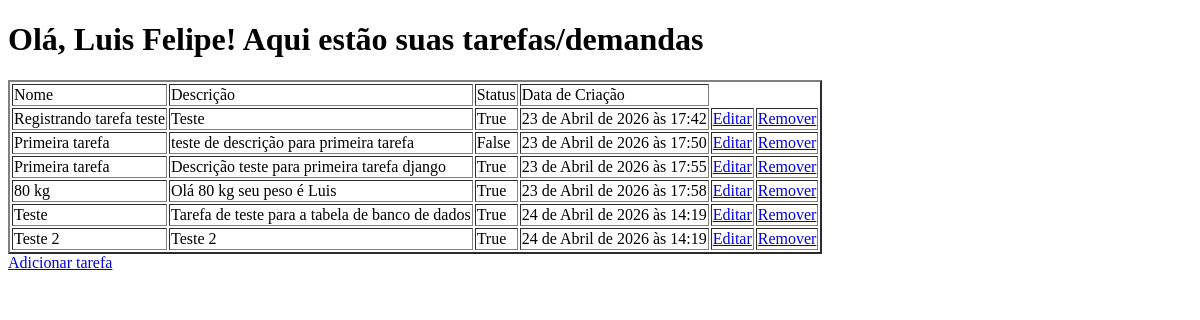
Page /tarefas/ on the earlier database version.
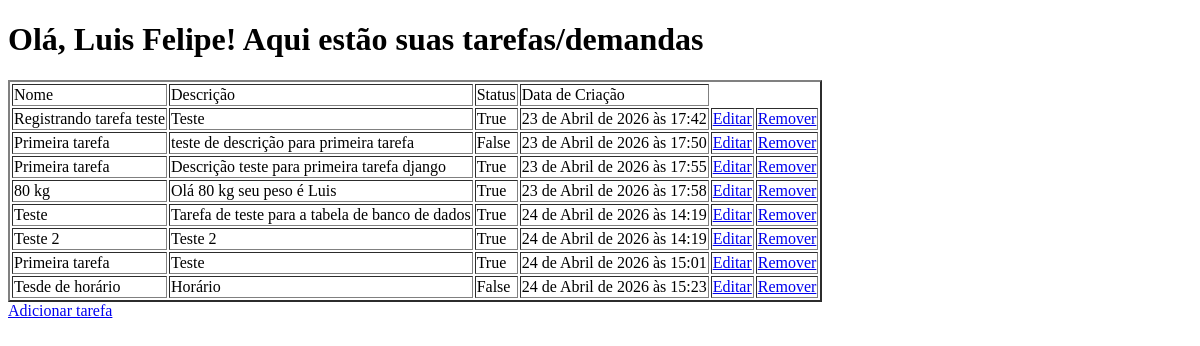
Same page on the later database version.
### tarefas/models.py (models this page shows, shortened)
class tarefaModel(models.Model): #precisa herdar de models.Model para ser reconhecida como um modelo do Django
    nome = models.CharField(max_length=100) #campo de texto com limite de 100 caracteres
    descricao = models.TextField(null = True, blank = True) #campo de texto não obrigatório
    concluido = models.BooleanField(default=False) #campo booleano para indicar se a tarefa foi concluída ou não
    data_criacao = models.DateTimeField(auto_now_add=True) #campo de data e hora que é preenchido automaticamente com a data e hora atual quando a tarefa é criada

### tarefas/views.py (the view)
# urls.py: path('', views.tarefas_home, name='home'),
def tarefas_home(request):
    contexto = {
        "nome" : "Luis Felipe",
        "tarefas": tarefaModel.objects.all() #consulta ao banco de dados para obter todas as tarefas cadastradas e passar para o template HTML
    }
    return render(request, 'tarefas/home.html', contexto)

### templates/tarefas/home.html (shortened to what this page needs)
<!DOCTYPE html>
<html lang="pt-br">
    <head>
        <link rel="stylesheet" href="">
    </head>
    <body>
        <h1>Olá, {{ nome }}! Aqui estão suas tarefas/demandas</h1>
        <table border="2">
            <thead>
               <td>Nome</td>
               <td>Descrição</td>
               <td>Status</td>
               <td>Data de Criação</td>
            </thead>
            <tbody>
                {% for tarefa in tarefas%}
                    <tr>
                        <td>{{ tarefa.nome }}</td>
                        <td>{{ tarefa.descricao }}</td>
                        <td>{{ tarefa.concluido }}</td>
                        <td>{{ tarefa.data_criacao }}</td>
                        <td><a href="{% url 'tarefas:editar_tarefas' tarefa.id %}">Editar</a></td>
                        <td><a href="{% url 'tarefas:remover_tarefas' tarefa.id %}">Remover</a></td>
                    </tr>
                {% endfor %}
            </tbody>
        </table>
        <a href="{% url 'tarefas:registrar_tarefas' %}">Adicionar tarefa</a>
    </body>
</html>

Differences in the rows shown:
added tarefaModel: nome "Primeira tarefa", descricao "Teste", concluido "True", data_criacao "24 de Abril de 2026 às 15:01"
added tarefaModel: nome "Tesde de horário", descricao "Horário", concluido "False", data_criacao "24 de Abril de 2026 às 15:23"
